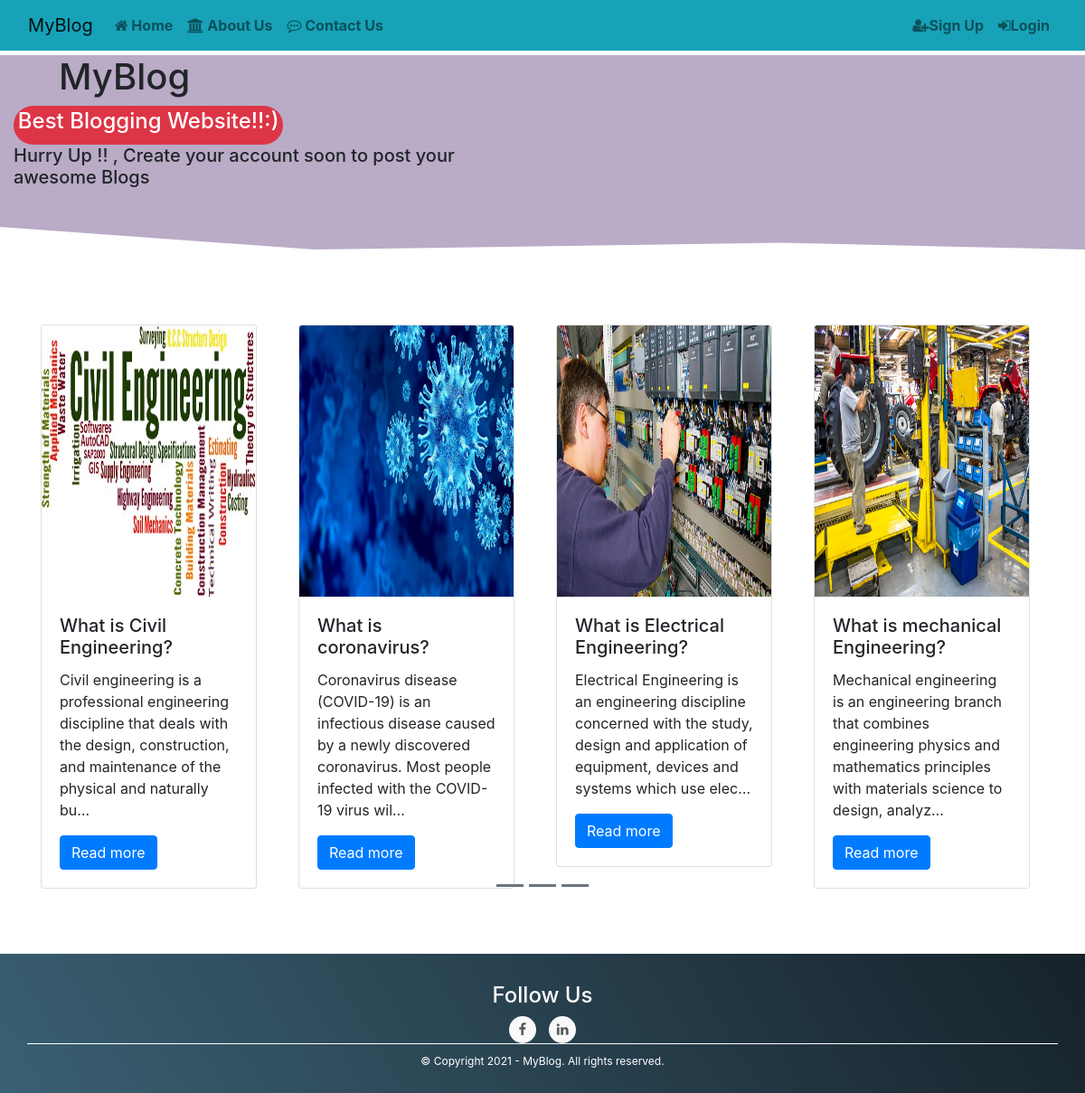
The page / on the database its author committed.
### Blog/models.py (models this page shows, shortened)
class Post(models.Model):
    user = models.ForeignKey(User , on_delete=models.CASCADE)
    caty = models.ForeignKey(Categorise,on_delete=models.CASCADE, null=True)
    img =models.ImageField(upload_to='post_img',blank= True)
    title = models.CharField(max_length=200)
    content = HTMLField()
    date = models.DateTimeField(auto_now_add=True,blank=True)
    class Meta:
        ordering = ['date']

### Blog/views.py (the view)
# urls.py: path('',views.index,name='home' ),
def index(request):
    if request.user.is_authenticated:
        return redirect ('userhome')
    else:
        post = Post.objects.all().order_by('-date')
        post1 = []
        post1.extend(post[0:4])
        post2 = []
        post2.extend(post[4:8])
        post3 = []
        post3.extend(post[8:12])
        context = {
            'post1':post1,
            'post2':post2,
            'post3':post3
        }
        return render(request,'index.html',context)

### Blog/templates/index.html (shortened to what this page needs)
{% extends 'base.html' %}
{% load static %}
{% block body %}
<link rel="stylesheet" href="https://stackpath.bootstrapcdn.com/bootstrap/5.0.0-alpha1/css/bootstrap.min.css">
<link rel="stylesheet" href="css/main.css">
<div class="container-fluid ">
    <div class="row clip">
      <div class="col-md-6">
        <h1 style="padding-left: 50px;">MyBlog</h1>
        <span class="badge bg-danger rounded-pill "><h4>Best Blogging Website!!:) </h4></span>
        <h5>Hurry Up !! , Create your account soon to post your awesome Blogs</h5>
      </div>
    </div>
</div>
<div class="container my-5 ">
    <div class="row d-flex justify-content-center">
        <div class="col-12">
            <div id="carousel" class="carousel slide" data-ride="carousel">
                <ol class="carousel-indicators">
                    <li data-target="#carousel" data-slide-to="0" class="active bg-secondary"></li>
                    <li data-target="#carousel" data-slide-to="1" class="bg-secondary"></li>
                    <li data-target="#carousel" data-slide-to="2" class="bg-secondary"></li>
                </ol>
                <div class="carousel-inner">
                    <div class="carousel-item active">
                        <div class="row">
                            {% for j in post1 %}
                            <div class="col-12 col-md-6 col-xl-3 mb-4">
                                <div class="card mr-3">
                                    <img src="{{j.img.url}}" style="width: auto; height:300px;"  class="card-img-top" alt="...">
                                    <div class="card-body">
                                        <h5 class="card-title">{{j.title}}</h5>
                                        <p class="card-text">{{j.content|truncatechars:150}}</p>
                                        <a href="#" class="btn btn-primary"  data-toggle="modal" data-target="#exampleModal">Read more</a>
                                    </div>
                                </div>
                            </div>
                            {% endfor %}
                        </div>
                    </div>
                </div>
            </div>
        </div>
    </div>
</div>
{% endblock %}

### Blog/static/css/main.css (style rules this page uses)
.carousel-indicators { bottom: -60px; }
.clip { margin-top: 5px; background-color:rgb(186, 171, 199); height: 250px; width: auto; clip-path: polygon(50% 0%, 100% 0, 100% 86%, 72% 83%, 29% 86%, 0 76%, 0 0); }

### Blog/templates/index.html (style rules this page uses)
.carousel-indicators { bottom: -60px; }

### rows shown on the page
Post: img (picture), title "What is Civil Engineering?", content "Civil engineering is a professional engineering discipline that deals with the design, construction, and maintenance of the physical and naturally bu…"
Post: img (picture), title "What is coronavirus?", content "Coronavirus disease (COVID-19) is an infectious disease caused by a newly discovered coronavirus. Most people infected with the COVID-19 virus wil…"
Post: img (picture), title "What is Electrical Engineering?", content "Electrical Engineering is an engineering discipline concerned with the study, design and application of equipment, devices and systems which use elec…"
Post: img (picture), title "What is mechanical Engineering?", content "Mechanical engineering is an engineering branch that combines engineering physics and mathematics principles with materials science to design, analyz…"
